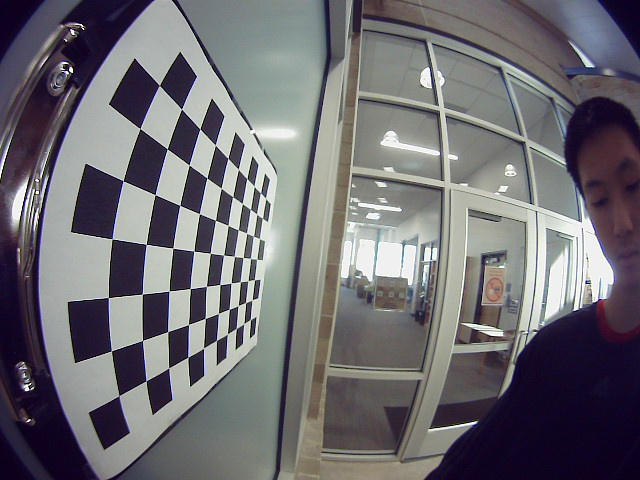
#> input picture snapshots/snapshot_20240310_153405.jpg, 640 x 480 px; its folder holds 4 pictures in this run
$ python v1_attempt_fisheye_calibr.py
#> lines starting #> are read from the running program, lines starting #| are printed output that depends on the picture
import cv2
import numpy as np
import glob
import os
from datetime import datetime
from tqdm import tqdm

# Checkerboard dimensions (inner corners, not squares)
CHECKERBOARD = (7, 10)
subpix_criteria = (cv2.TERM_CRITERIA_EPS+cv2.TERM_CRITERIA_MAX_ITER, 30, 0.1)
calibration_flags = cv2.fisheye.CALIB_RECOMPUTE_EXTRINSIC+cv2.fisheye.CALIB_CHECK_COND+cv2.fisheye.CALIB_FIX_SKEW

# Arrays to store object points and image points from all images.
objpoints = []  # 3d point in real world space
imgpoints = []  # 2d points in image plane.

# Prepare object points, like (0,0,0), (1,0,0), (2,0,0) ....,(6,9,0)
objp = np.zeros((1, CHECKERBOARD[0]*CHECKERBOARD[1], 3), np.float32)
objp[0,:,:2] = np.mgrid[0:CHECKERBOARD[0], 0:CHECKERBOARD[1]].T.reshape(-1, 2) * 2.5  # Adjust this if your square size is different

# Path to the images
images = glob.glob('snapshots/*.jpg')

# Process each image with tqdm for a progress bar
for fname in tqdm(images, desc="Processing Images"):
    img = cv2.imread(fname)
#> img is the input picture: shape (480, 640, 3); mean B, G, R 113.4, 108.4, 110.3
    if img is None:
        continue
    gray = cv2.cvtColor(img, cv2.COLOR_BGR2GRAY)
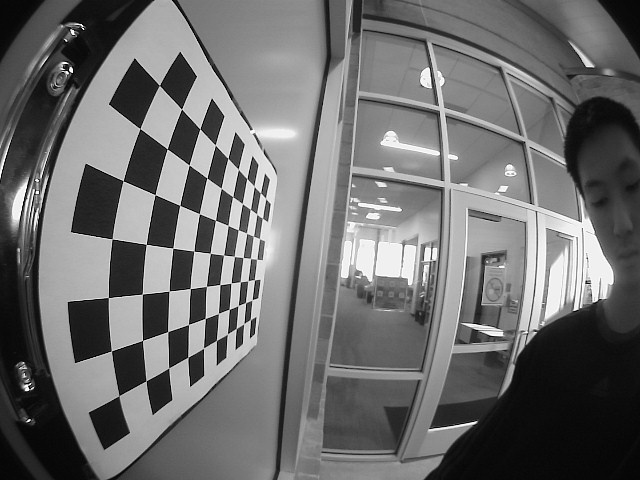
#> gray: shape (480, 640); min 0, max 255, mean 109.5
    # Find the chess board corners
    ret, corners = cv2.findChessboardCorners(gray, CHECKERBOARD, cv2.CALIB_CB_ADAPTIVE_THRESH+cv2.CALIB_CB_FAST_CHECK+cv2.CALIB_CB_NORMALIZE_IMAGE)
#> ret = False; corners = None
    # If found, add object points, image points
    if ret:
        objpoints.append(objp)
        cv2.cornerSubPix(gray,corners,(3,3),(-1,-1),subpix_criteria)
        imgpoints.append(corners)
#> pass 2 of the loop `for fname in tqdm(images, desc="Processing Images"):`:
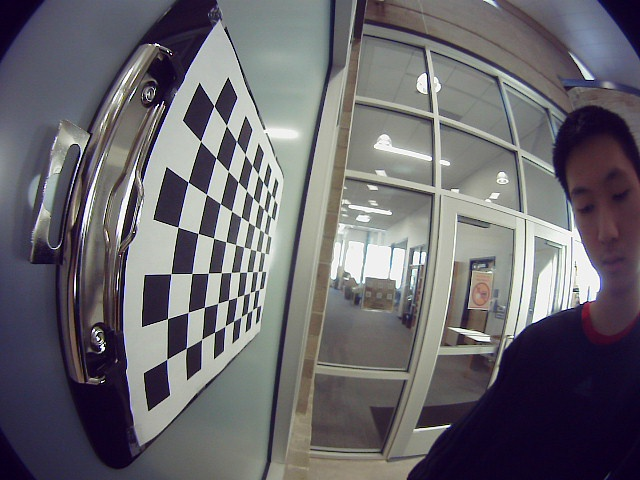
#> input picture snapshots/snapshot_20240310_153407.jpg, 640 x 480 px
#> img is the input picture: shape (480, 640, 3); mean B, G, R 108.8, 103.3, 105.4
#> `gray = cv2.cvtColor(img, cv2.COLOR_BGR2GRAY)`:
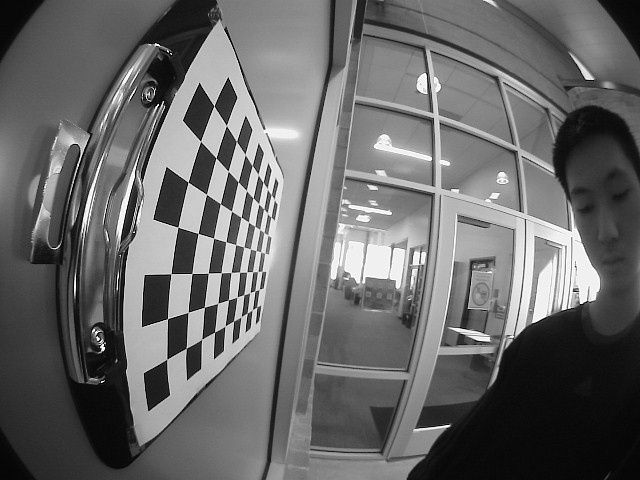
#> gray: shape (480, 640); min 0, max 255, mean 104.6
#> pass 3 of the loop `for fname in tqdm(images, desc="Processing Images"):`:
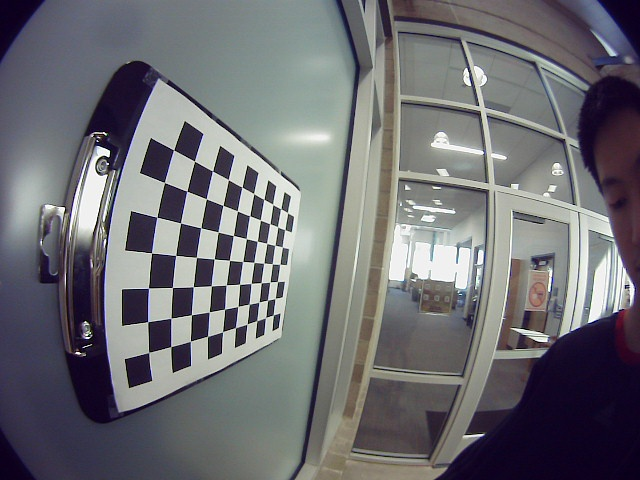
#> input picture snapshots/snapshot_20240310_153409.jpg, 640 x 480 px
#> img is the input picture: shape (480, 640, 3); mean B, G, R 114.4, 109.8, 109.7
#> `gray = cv2.cvtColor(img, cv2.COLOR_BGR2GRAY)`:
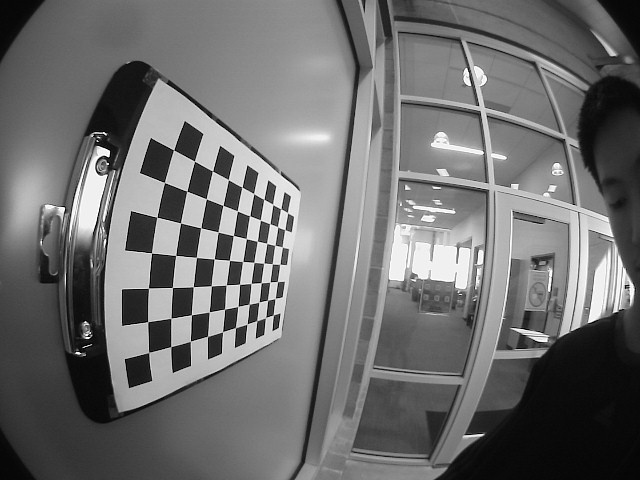
#> gray: shape (480, 640); min 0, max 255, mean 110.3
#> ret = True; corners = 70 rows, first 8: [148.8, 352.4], [147.7, 321.6], [148.5, 288], [151.5, 253], [157, 217.3], [164.5, 182.5], [173.6, 150], [170.8, 346.6]
#> the loop made 4 passes; the first 3 are shown

# Calibration
N_OK = len(objpoints)
K = np.zeros((3, 3))
D = np.zeros((4, 1))
rvecs = [np.zeros((1, 1, 3), dtype=np.float64) for i in range(N_OK)]
#> rvecs = [[[0, 0, 0]], [[0, 0, 0]]]
tvecs = [np.zeros((1, 1, 3), dtype=np.float64) for i in range(N_OK)]
#> tvecs = [[[0, 0, 0]], [[0, 0, 0]]]
retval, K, D, rvecs, tvecs = cv2.fisheye.calibrate(
    objpoints,
    imgpoints,
    gray.shape[::-1],
    K,
    D,
    rvecs,
    tvecs,
    calibration_flags,
    (cv2.TERM_CRITERIA_EPS + cv2.TERM_CRITERIA_MAX_ITER, 30, 1e-6)
)

print("Found " + str(N_OK) + " valid images for calibration")
print("Camera matrix:\n", K)
print("Distortion coefficients:\n", D)
